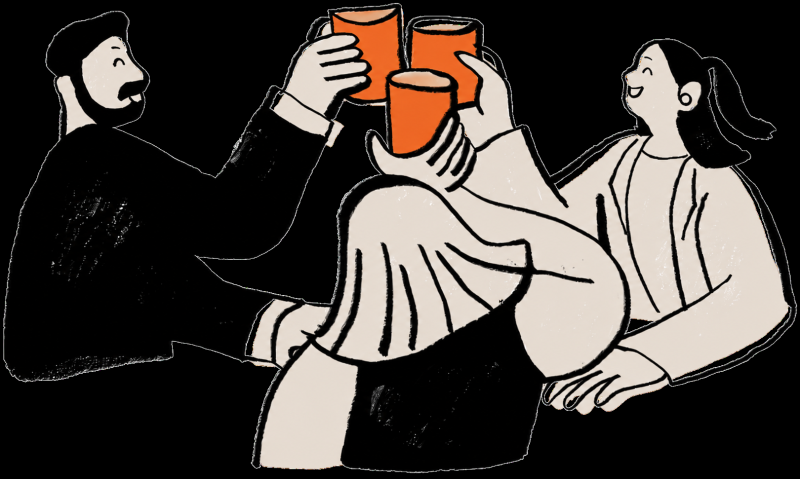
#> input picture apps/app/src/assets/Onboarding_cups.png, 800 x 479 px, found by its file name
$ python matting.py
#> lines starting #> are read from the running program, lines starting #| are printed output that depends on the picture; after the words box and inside, x2 and y2 are one past the last pixel; in counts of white or black regions, pixels touching at a corner belong together
import cv2
import numpy as np

img = cv2.imread('apps/app/src/assets/Onboarding_cups.png', cv2.IMREAD_COLOR)
#> img is the input picture: shape (479, 800, 3); mean B, G, R 59.4, 63.7, 69.6
h, w = img.shape[:2]
#> h = 479; w = 800

# 1. Detect background:
# Pure white background
gray = cv2.cvtColor(img, cv2.COLOR_BGR2GRAY)
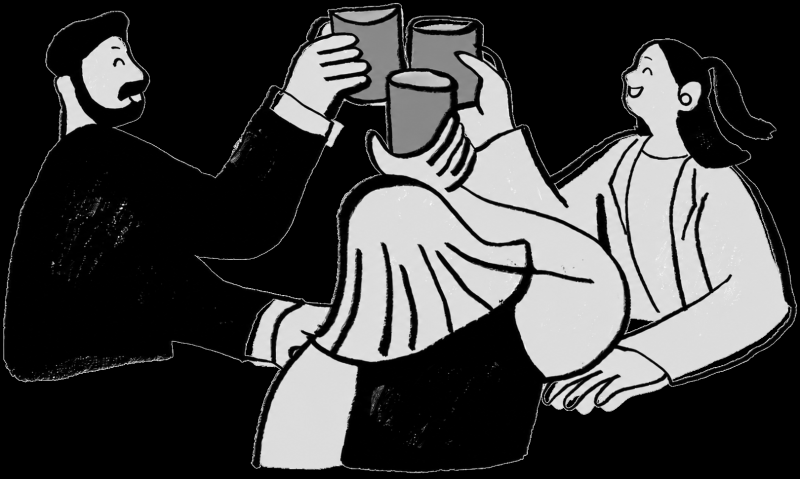
#> gray: shape (479, 800); min 0, max 249, mean 65

# White mask: high threshold for true background seeds
seed_white = (img[:, :, 0] >= 240) & (img[:, :, 1] >= 240) & (img[:, :, 2] >= 240)
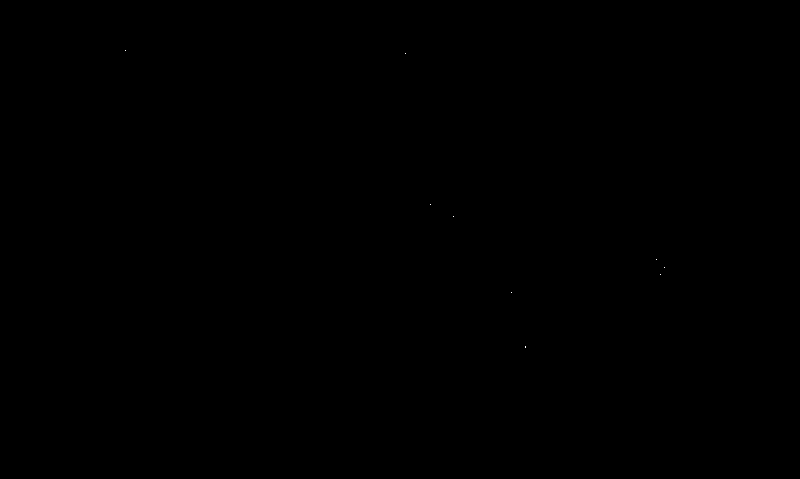
#> seed_white: shape (479, 800) bool; 0% white in thin lines or dots, all inside (x1, y1, x2, y2) = (125, 50, 665, 348)
seed_white_u8 = seed_white.astype(np.uint8) * 255

num_labels, labels, stats, centroids = cv2.connectedComponentsWithStats(seed_white_u8)
#> labels: shape (479, 800) int32; 10 distinct labels, from 0 to 9
#> num_labels = 10; stats = [[0, 0, 800, 479, 383190], [125, 50, 1, 1, 1], [405, 53, 1, 1, 1], [430, 204, 1, 1, 1], [453, 216, 1, 1, 1], [656, 259, 1, 1, 1], [664, 267, 1, 1, 1], [660, 274, 1, 1, 1], [511, 292, 1, 1, 1], [525, 346, 1, 2, 2]]; centroids = [[399.5, 239], [125, 50], [405, 53], [430, 204], [453, 216], [656, 259], [664, 267], [660, 274], [511, 292], [525, 346.5]]

bg_mask = np.zeros((h, w), dtype=np.uint8)
for i in range(1, num_labels):
    area = stats[i, cv2.CC_STAT_AREA]
    x, y, bw, bh = stats[i, :4]
    touches_border = (x == 0) or (y == 0) or (x + bw >= w) or (y + bh >= h)
    if touches_border or area > 15:
        bg_mask[labels == i] = 255
#> this loop made 9 passes
#> (area, x, y, bh) on passes 1 to 9: (1, 125, 50, 1), (1, 405, 53, 1), (1, 430, 204, 1), (1, 453, 216, 1), (1, 656, 259, 1), (1, 664, 267, 1), (1, 660, 274, 1), (1, 511, 292, 1), (2, 525, 346, 2)
#> bg_mask: shape (479, 800); every value is 0

# fg_mask: 255 for foreground, 0 for background
fg_mask = cv2.bitwise_not(bg_mask)
#> fg_mask: shape (479, 800); every value is 255

# Erode foreground mask slightly to find the definite foreground core
kernel = cv2.getStructuringElement(cv2.MORPH_ELLIPSE, (3, 3))
fg_core = cv2.erode(fg_mask, kernel, iterations=1)

# Transition band (unknown region)
unknown = cv2.bitwise_xor(fg_mask, fg_core)
# Expand unknown band by 1-2 pixels into background to catch the anti-aliased edge
kernel5 = cv2.getStructuringElement(cv2.MORPH_ELLIPSE, (5, 5))
dilated_fg = cv2.dilate(fg_mask, kernel5, iterations=1)
unknown = cv2.bitwise_and(dilated_fg, cv2.bitwise_not(fg_core))

# Alpha initialization
alpha = np.zeros((h, w), dtype=np.float32)
alpha[fg_core == 255] = 1.0

# In the unknown band, calculate alpha based on distance from white (255, 255, 255)
# For white background, (255 - max(R,G,B)) is 0.
# The darker or more saturated the pixel, the higher the alpha.
# Specifically, max difference from white:
diff_from_white = 255.0 - np.min(img.astype(np.float32), axis=2) # 0 at white, up to 255 at black
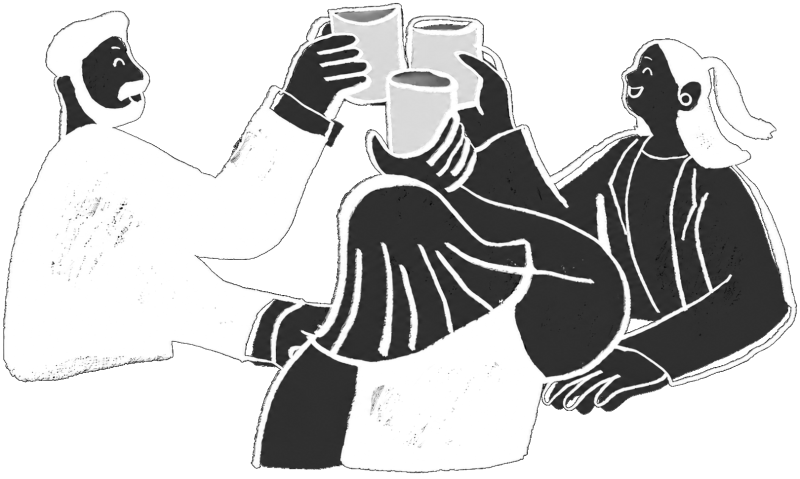
#> diff_from_white: shape (479, 800) float32; min 8, max 255, mean 195.7

# For pixels in the unknown region:
# If diff_from_white is very small (< 10), it's background (alpha = 0)
# Otherwise alpha ramps up smoothly
band_indices = unknown == 255
# Estimate local foreground color from nearest fg_core pixel or local color
# For black ink strokes (which are the majority of outlines):
# diff_from_white / 255 gives the exact alpha for black ink!
# For colored regions (orange, beige), diff_from_white is around 40-200.
# Normalize alpha in band:
alpha_band = np.clip((diff_from_white - 8.0) / (240.0 - 8.0), 0.0, 1.0)
# Use a smooth curve:
alpha_band = np.power(alpha_band, 0.85)

alpha[band_indices] = alpha_band[band_indices]
#> alpha: shape (479, 800) float32; every value is 1
# Outside dilated fg, ensure strictly 0
alpha[dilated_fg == 0] = 0.0

# Smooth alpha slightly along edges
alpha = cv2.GaussianBlur(alpha, (3, 3), 0)
alpha[fg_core == 255] = 1.0
alpha[dilated_fg == 0] = 0.0

# [5 lines of commented-out code are left out]
result = np.zeros((h, w, 4), dtype=np.uint8)
img_f = img.astype(np.float32)

for c in range(3):
    # defringed foreground:
    f_c = np.where(alpha > 0.01, (img_f[:, :, c] - (1.0 - alpha) * 255.0) / np.maximum(alpha, 0.01), 0.0)
    f_c = np.clip(f_c, 0.0, 255.0)
    result[:, :, c] = f_c.astype(np.uint8)
#> this loop made 3 passes
#> pass 1, `f_c = np.where(alpha > 0.01, (img_f[:, :, c] - (1.0 - alpha) * 255.0) ..`:
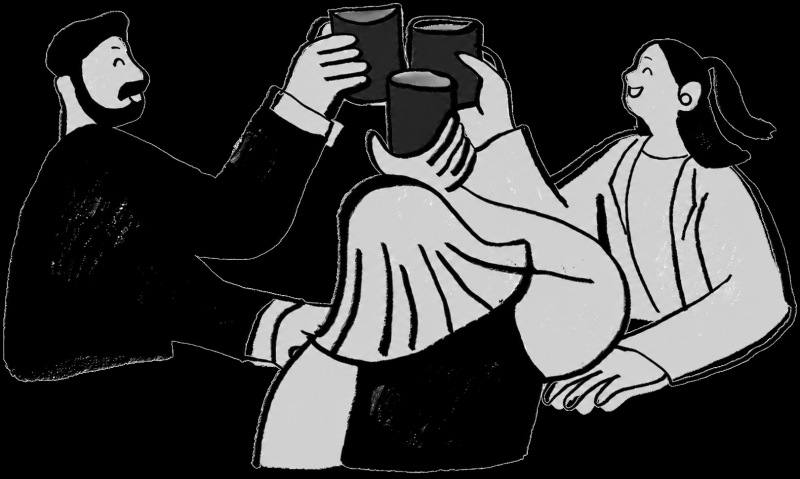
#> f_c: shape (479, 800) float32; min 0, max 247, mean 59.4
#> pass 3, `f_c = np.where(alpha > 0.01, (img_f[:, :, c] - (1.0 - alpha) * 255.0) ..`:
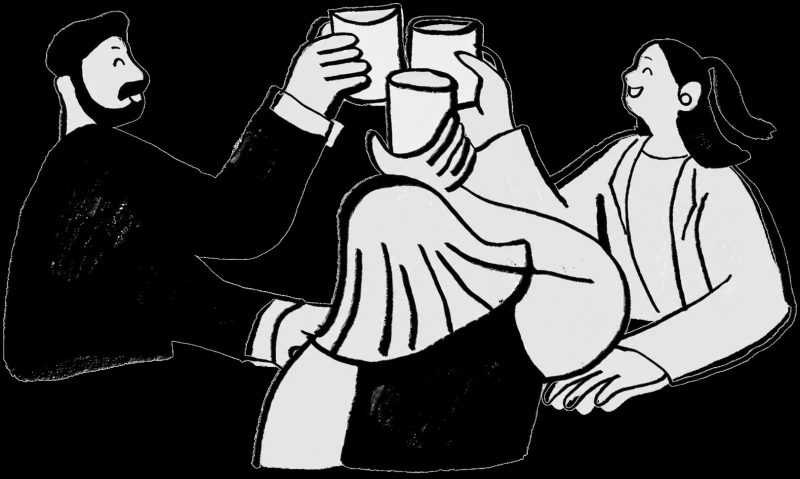
#> f_c: shape (479, 800) float32; min 0, max 252, mean 69.6

result[:, :, 3] = (np.clip(alpha, 0.0, 1.0) * 255.0).astype(np.uint8)

# Save transparent result
cv2.imwrite('scratch/cups_clean.png', result)

# Save on black background
black_bg = np.zeros((h, w, 3), dtype=np.uint8)
alpha_3 = np.dstack([alpha, alpha, alpha])
#> alpha_3: shape (479, 800, 3) float32; every value is 1
comp_black = np.clip(result[:, :, :3].astype(np.float32) * alpha_3, 0, 255).astype(np.uint8)
cv2.imwrite('scratch/cups_clean_on_black.png', comp_black)

print("Saved scratch/cups_clean.png and scratch/cups_clean_on_black.png")
